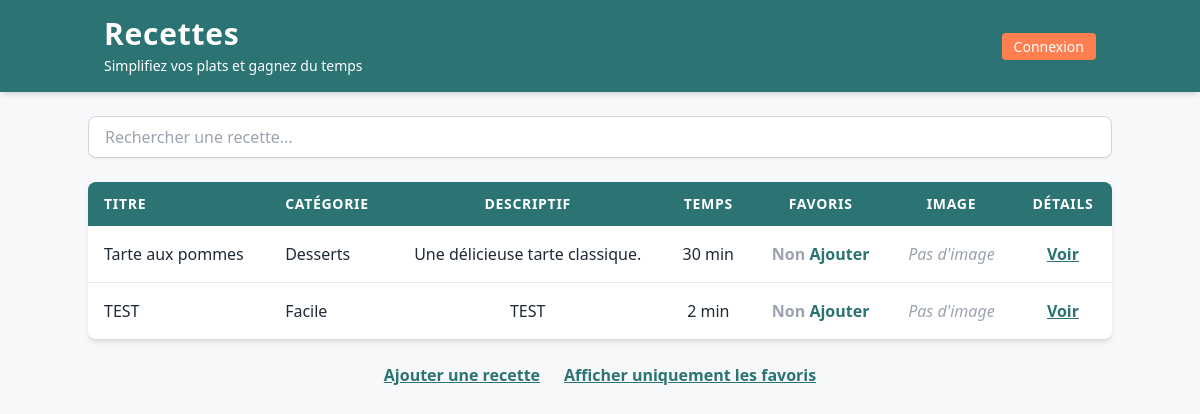
The app's page /, older data.
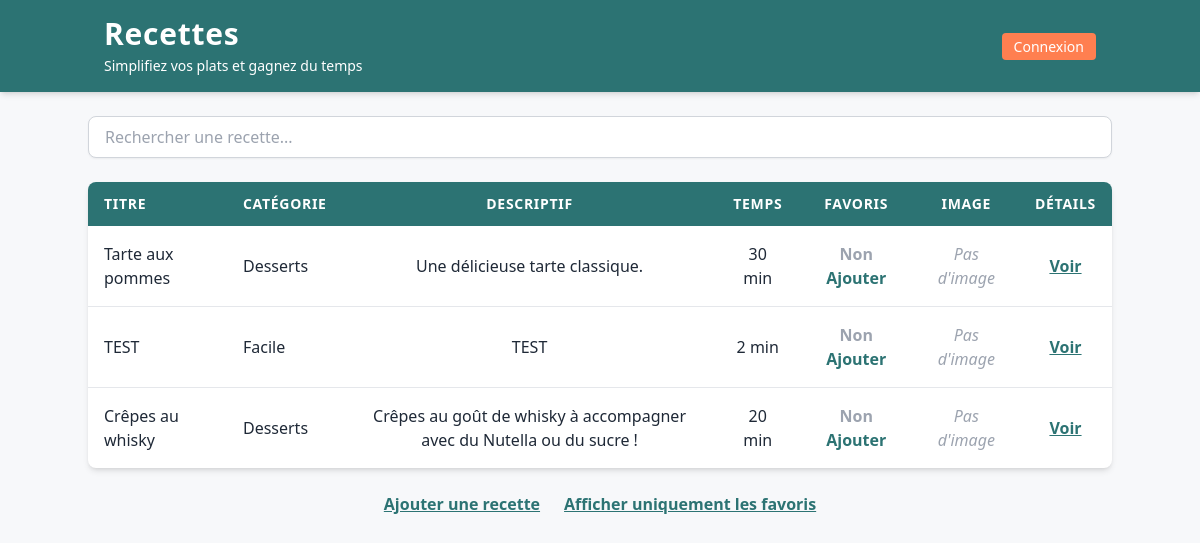
The same page, newer data.
### recettes/models.py (models this page shows, shortened)
class Recette(models.Model):
    titre = models.CharField(max_length=200)
    description = models.TextField()
    categorie = models.ForeignKey(
        Categorie, on_delete=models.CASCADE, related_name='recettes'
    )  # Lien avec le modèle Categorie
    temps_preparation = models.IntegerField()
    temps_cuisson = models.IntegerField()
    ingredients = models.TextField()
    image = models.ImageField(upload_to='images/', null=True, blank=True)

class Categorie(models.Model):
    nom = models.CharField(max_length=100, unique=True)  # Le nom de la catégorie doit être unique

### recettes/views.py (the view)
# urls.py: 2. Add a URL to urlpatterns:  path('', views.home, name='home')
def home(request):
    rows = Recette.objects.all()
    if request.user.is_authenticated:
        favoris_ids = Favori.objects.filter(user=request.user).values_list('recette_id', flat=True)
        favoris_ids = [int(f) for f in favoris_ids]  # Force les IDs à être des entiers
    else:
        favoris_ids = []  # Aucun favori pour un utilisateur non connecté
    return render(request, 'recettes.html', {'rows': rows, 'favoris_ids': favoris_ids})

### recettes/templates/recettes.html (shortened to what this page needs)
<!DOCTYPE html>
<html lang="fr">
<head>
  <script src="https://cdn.tailwindcss.com"></script>
</head>
<body class="bg-LightGray text-gray-800">
  <header class="bg-Blue text-white py-4 shadow-md">
    <div class="container mx-auto px-4 flex justify-between items-center">
      <div>
        <h1 class="text-3xl font-extrabold tracking-wide">Recettes</h1>
        <p class="text-sm font-light mt-1">Simplifiez vos plats et gagnez du temps</p>
      </div>
      <div>
        {% if request.user.is_authenticated %}
          <div class="flex items-center space-x-4">
            <span class="font-semibold">Bonjour, {{ request.user.username }} !</span>
            <a href="{% url 'logout' %}" class="bg-Red px-3 py-1 rounded text-sm hover:bg-red-600 transition">
              Déconnexion
            </a>
          </div>
        {% else %}
          <a href="{% url 'login' %}" class="bg-Red px-3 py-1 rounded text-sm hover:bg-red-600 transition">
            Connexion
          </a>
        {% endif %}
      </div>
    </div>
  </header>
  <main class="p-6">
    <div class="container mx-auto mb-6">
      <input type="text" id="search-input" onkeyup="filterTable()"
             placeholder="Rechercher une recette..."
             class="w-full border border-gray-300 rounded-lg px-4 py-2 shadow-sm focus:ring-2 focus:ring-Blue focus:outline-none">
    </div>
    <div class="container mx-auto bg-white shadow-md rounded-lg overflow-hidden">
      <table class="min-w-full">
        <thead class="bg-Blue text-white text-sm uppercase tracking-wider">
          <tr>
            <th class="px-4 py-3 text-left">Titre</th>
            <th class="px-4 py-3 text-left">Catégorie</th>
            <th class="px-4 py-3 text-center">Descriptif</th>
            <th class="px-4 py-3 text-center">Temps</th>
            <th class="px-4 py-3 text-center">Favoris</th>
            <th class="px-4 py-3 text-center">Image</th>
            <th class="px-4 py-3 text-center">Détails</th>
          </tr>
        </thead>
        <tbody class="divide-y divide-gray-200">
          {% for row in rows %}
          <tr class="hover:bg-gray-100 transition">
            <td class="px-4 py-4">{{ row.titre }}</td>
            <td class="px-4 py-4">{{ row.categorie.nom }}</td>
            <td class="px-4 py-4 text-center">{{ row.description }}</td>
            <td class="px-4 py-4 text-center">{{ row.temps_preparation }} min</td>
            <td class="px-4 py-4 text-center">
              {% if row.id in favoris_ids %}
                <span class="text-Red font-semibold">Oui</span>
                <a href="{% url 'toggle_favoris' row.pk %}"
                   class="text-Red font-semibold hover:text-red-600 transition">
                  Retirer
                </a>
              {% else %}
                <span class="text-gray-400 font-semibold">Non</span>
                <a href="{% url 'toggle_favoris' row.pk %}"
                   class="text-Blue font-semibold hover:text-teal-700 transition">
                  Ajouter
                </a>
              {% endif %}
            </td>
            <td class="px-4 py-4 text-center">
              {% if row.image %}
                <img src="{{ row.image.url }}" alt="Recette" class="w-16 h-16 rounded-lg mx-auto">
              {% else %}
                <span class="text-gray-400 italic">Pas d'image</span>
              {% endif %}
            </td>
            <td class="px-4 py-4 text-center">
              <a href="{% url 'details' row.id %}"
                 class="text-Blue font-semibold underline hover:text-teal-700 transition">
                Voir
              </a>
            </td>
          </tr>
          {% empty %}
          <tr>
            <td colspan="7" class="px-4 py-4 text-center text-gray-500 italic">
              Aucune recette disponible.
            </td>
          </tr>
          {% endfor %}
        </tbody>
      </table>
    </div>
    <div class="container mx-auto flex justify-center mt-6 space-x-6">
      <a href="/manage" class="text-Blue font-semibold underline hover:text-teal-700 transition">
        Ajouter une recette
      </a>
      <a href="/favoris" class="text-Blue font-semibold underline hover:text-teal-700 transition">
        Afficher uniquement les favoris
      </a>
    </div>
  </main>
</body>
</html>

Row changes from the older to the newer data that the page shows:
added Recette: titre "Crêpes au whisky", categorie.nom "Desserts", description "Crêpes au goût de whisky à accompagner avec du Nutella ou du sucre !", temps_preparation "20", shows "Non", image "Pas d'image"
